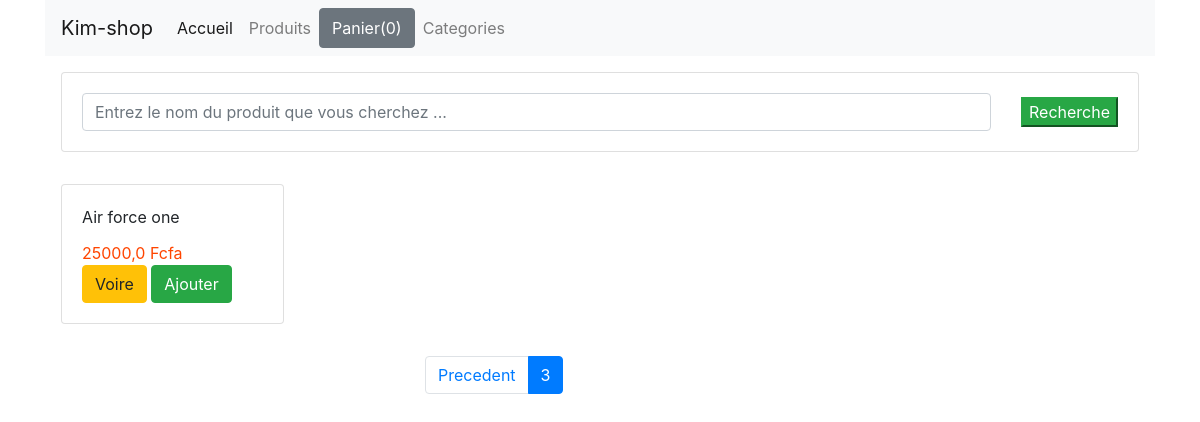
/?page=6, run on an earlier commit of the app's database.
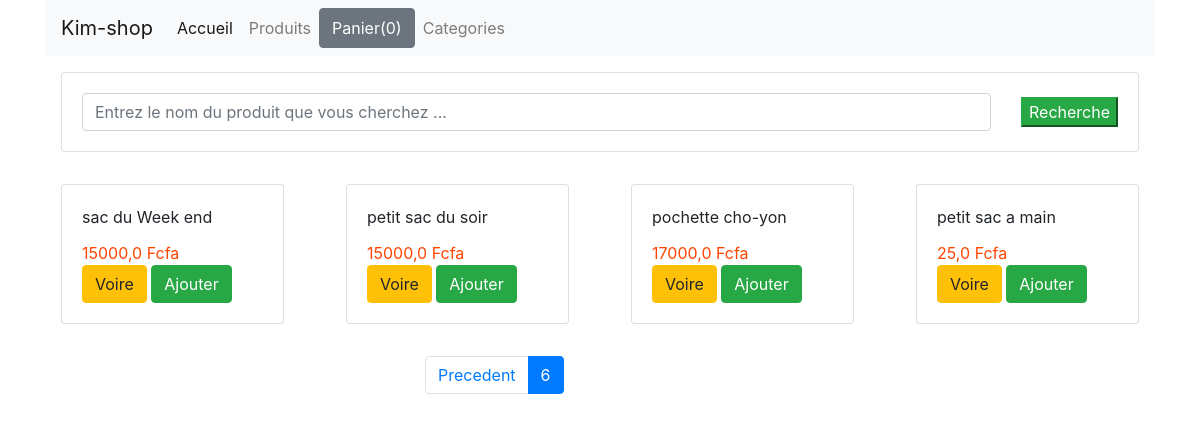
And on a later commit of the database.
### shop/models.py (models this page shows, shortened)
class Product(models.Model):
    title = models.CharField(max_length=200)
    price = models.FloatField()
    description = models.TextField()
    category = models.ForeignKey(Category,related_name='categorie',on_delete=models.CASCADE)
    image = models.CharField(max_length=5000)
    date_added = models.DateTimeField(auto_now=True)
    class Meta:
        ordering = ['-date_added']

### shop/views.py (the view)
# urls.py: path('',index, name='home'),
def index(request):
    product_object = Product.objects.all()
    item_name = request.GET.get('item-name')
    if item_name !='' and item_name is not None:
        product_object= Product.objects.filter(title__icontains=item_name)
    Paginators=  Paginator(product_object,4)
    page= request.GET.get('page')
    product_object= Paginators.get_page(page)
    return render(request,'shop/index.html',{'product_object':product_object})

### shop/templates/shop/index.html (shortened to what this page needs)
{% extends "shop/base.html"%}
{% block content %}
    <div class="row">
        <div class="col-md-12">
            <form action="#" class="card  m-3 card-sm">
                <div class="card-body row no-guetters align-items-center">
                    <div class="col">
                        <input type="search" placeholder="Entrez le nom du produit que vous cherchez ..." name="item-name" class="form-control   form-control-borderless ">
                </div>
                <div class="col-auto">
                    <button type="submit" class="btn-success">Recherche</button>
                </div>
                </div>
            </form>
        </div>
    </div>
    <div class="row">
        {% for product in  product_object %}
        <div class="col-md-3">
            <div class="card m-3  ">
                <div class="card-body">
                    <div id="aa{{ product.id }}" class="card-title">{{product.title}}</div>
                    <div id="price{{product.id}}" style="color:orangered" class="card-text">{{product.price}} Fcfa</div>
                    <a href="{{product.id}}" class="btn btn-warning">Voire</a>
                    <button id="{{product.id}}" class="btn ted  btn-success">Ajouter</button>
                </div>
            </div>
        </div>
        {% endfor %}
    </div>
    <div class="row mt-3">
        <div class="col-md-3 offset-md-4">
            <ul class="pagination">
                {% if product_object.has_previous %}
                <li class="page-item">
                   <a class="page-link" href="?page={{ product_object.previous_page_number }}">Precedent</a>
                </li>
                {% endif %}
                <li class="page-item active">
                    <a class="page-link" href="?page={{ product_object.number }}">{{product_object.number }}</a>
                </li>
            </ul>
        </div>
    </div>
{% endblock %}

What changed in the data, as far as the page shows it:
removed Product: title "Air force one", price "25000,0"
added Product: title "sac du Week end", price "15000,0"
added Product: title "petit sac du soir", price "15000,0"
added Product: title "pochette cho-yon", price "17000,0"
added Product: title "petit sac a main", price "25,0"
Also different on the page:
{{ product_object.number }}: "3" → "6"
